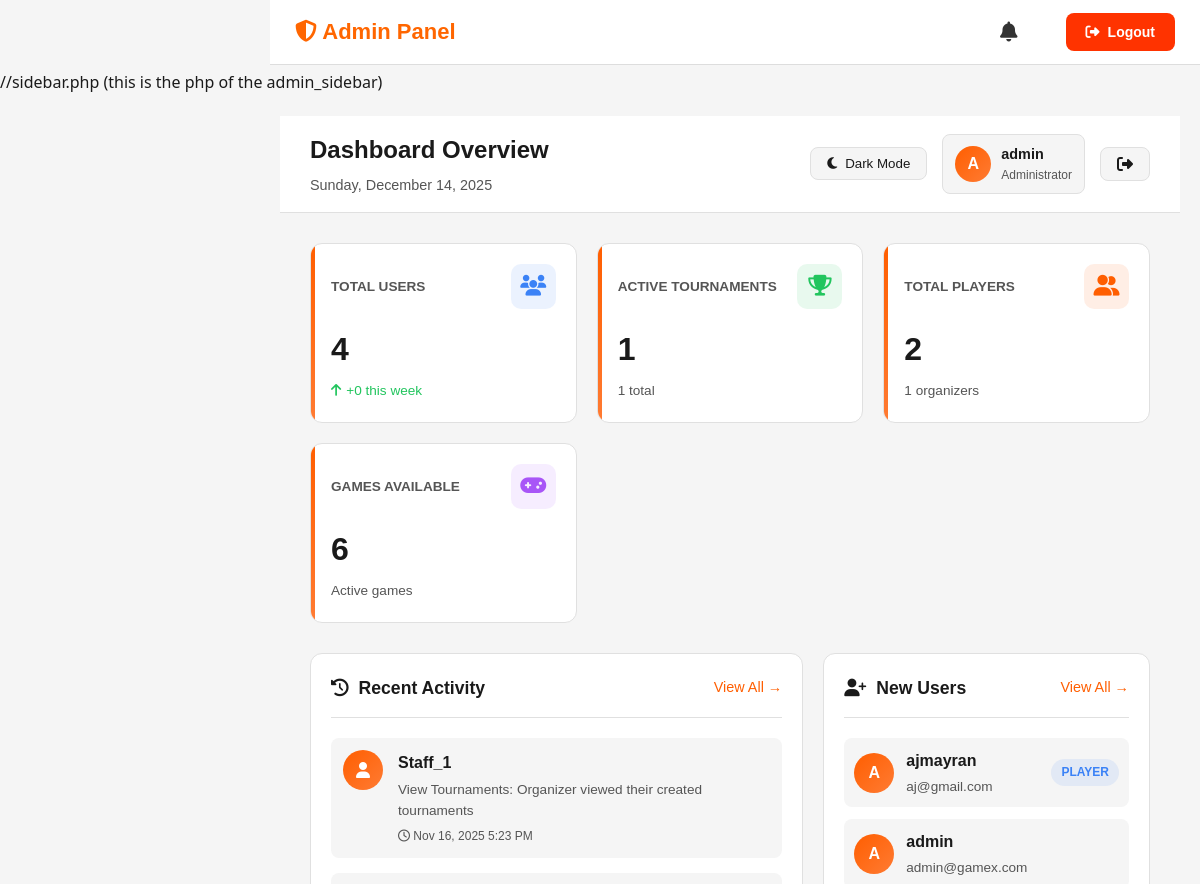
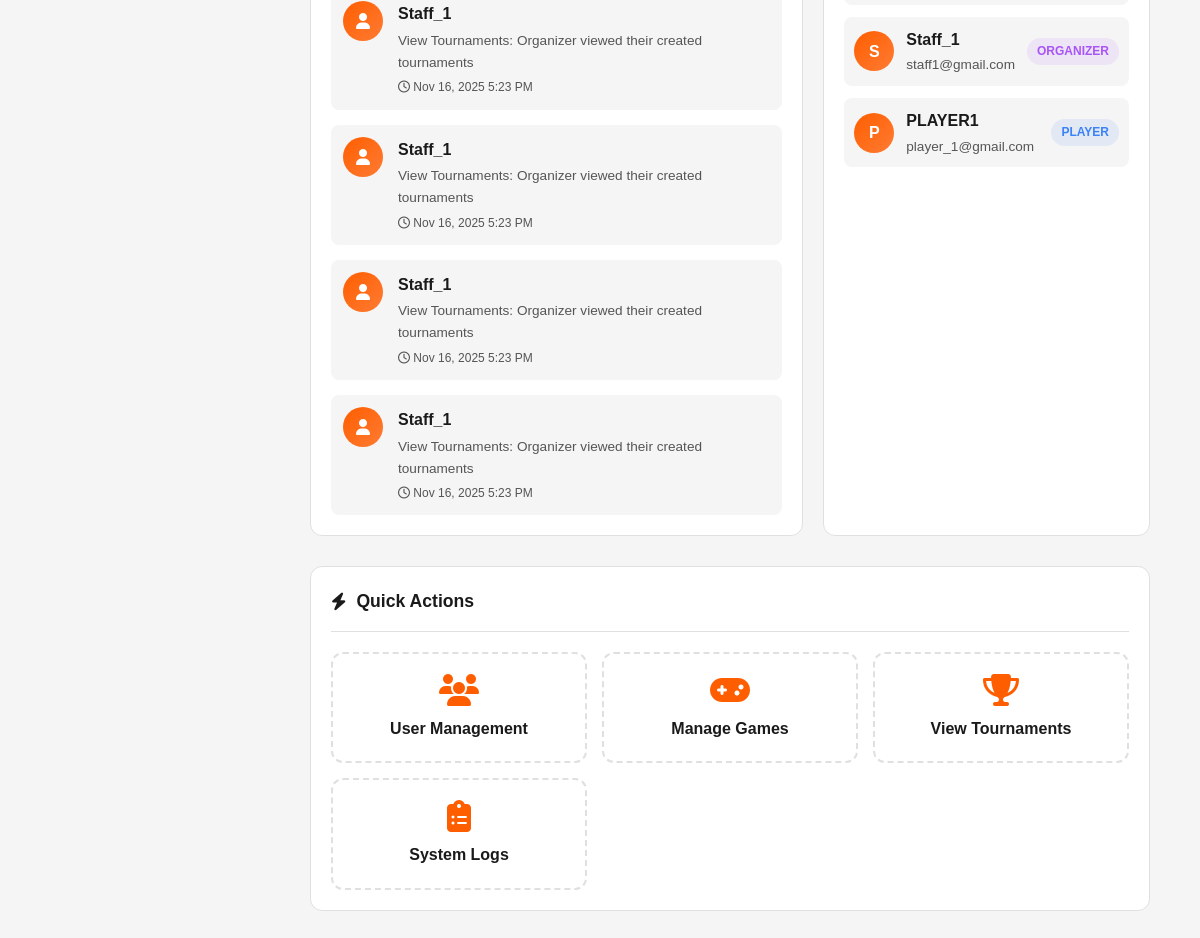
The app's page /TOURNAMENT/admin/admin_dashboard.php (signed in), older data (2 pictures, top to bottom).
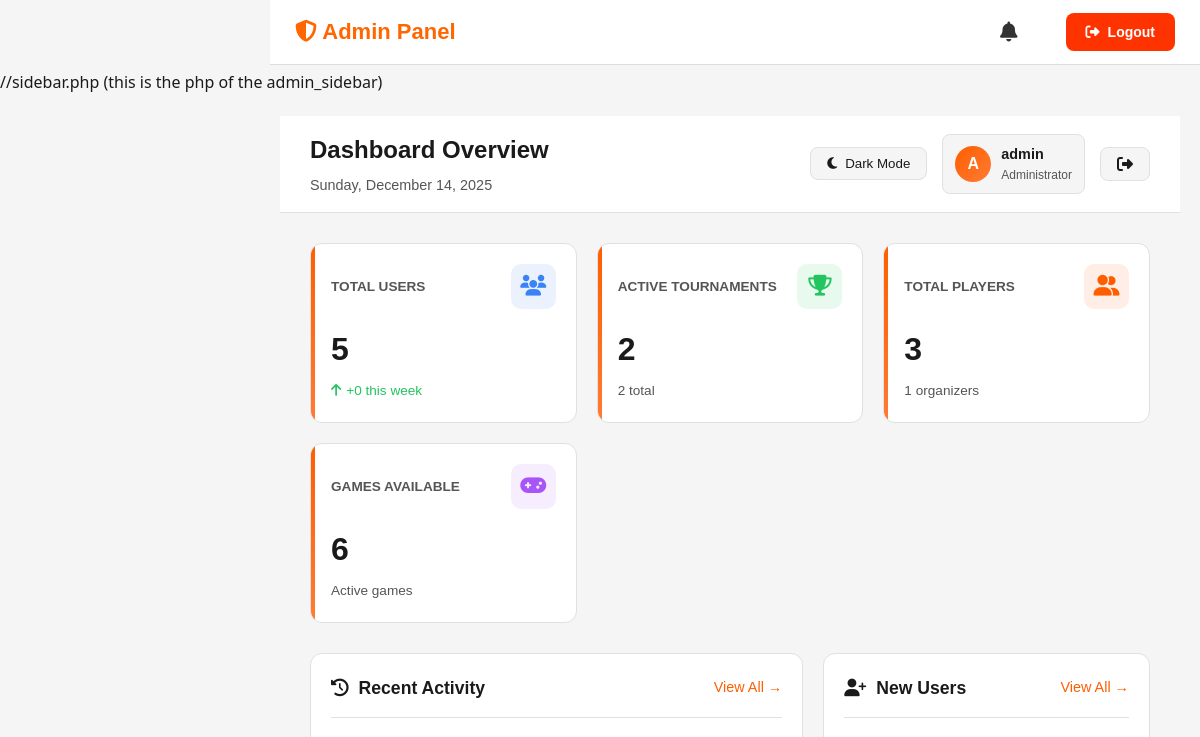
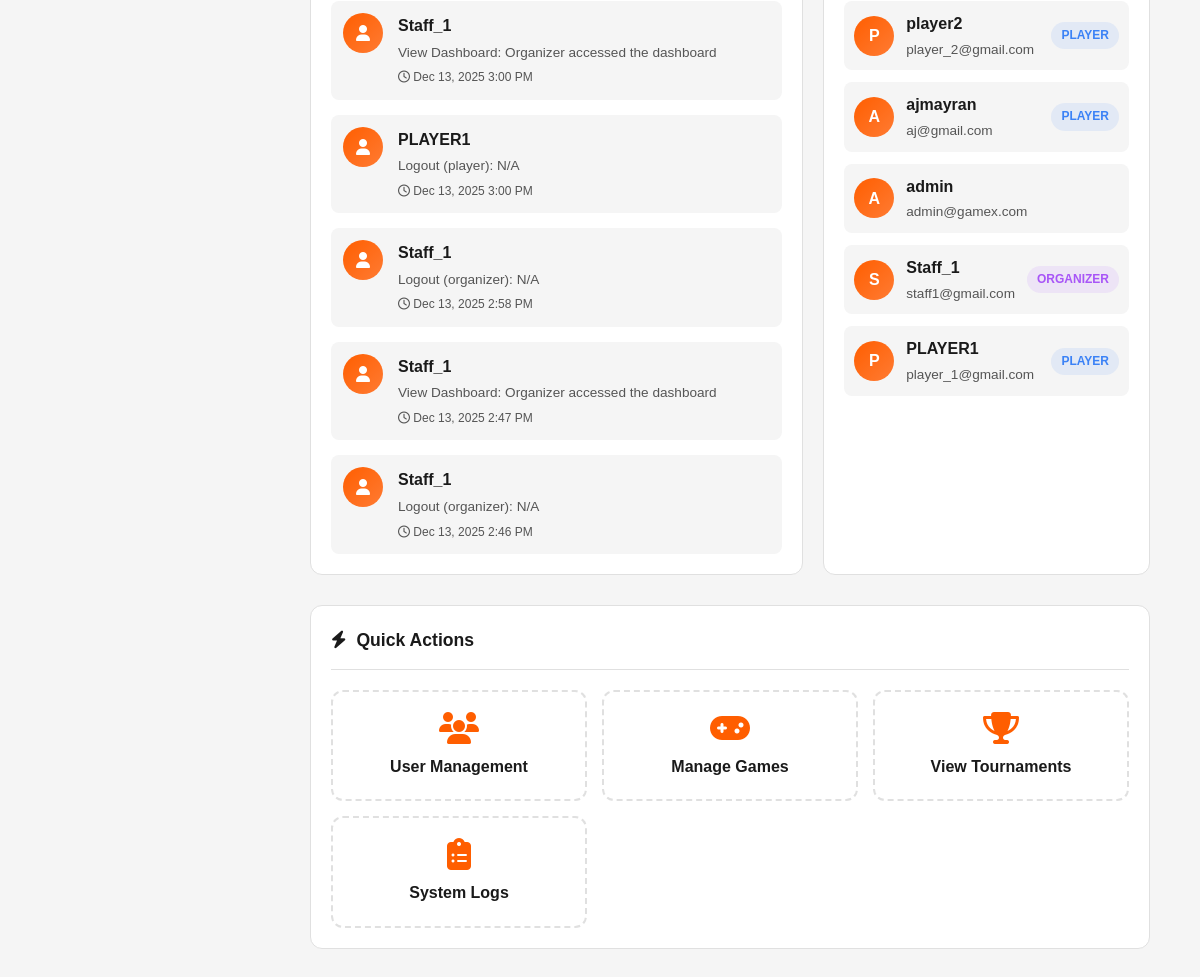
The same page, newer data (2 pictures, top to bottom).
### tables this page shows
CREATE TABLE `audit_logs` (
  `id` int(11) NOT NULL,
  `account_id` int(11) DEFAULT NULL,
  `action` varchar(255) DEFAULT NULL,
  `details` text DEFAULT NULL,
  `created_at` timestamp NOT NULL DEFAULT current_timestamp()
);

CREATE TABLE `accounts` (
  `account_id` int(11) NOT NULL,
  `username` varchar(50) NOT NULL,
  `email` varchar(100) NOT NULL,
  `password` varchar(255) NOT NULL,
  `role` enum('organizer','player') DEFAULT NULL,
  `fullname` varchar(100) DEFAULT NULL,
  `team` varchar(100) DEFAULT NULL,
  `age` int(11) DEFAULT NULL,
  `is_admin` tinyint(1) NOT NULL DEFAULT 0,
  `account_status` enum('active','suspended','pending') DEFAULT 'active',
  `created_at` timestamp NOT NULL DEFAULT current_timestamp(),
  `notify_updates` tinyint(1) NOT NULL DEFAULT 1,
  `notify_tournaments` tinyint(1) NOT NULL DEFAULT 1
);

### TOURNAMENT/admin/admin_dashboard.php (the view, shortened to what the changed rows need)
<?php
require_once "../backend/helpers/log_activity.php";
try {
  $accounts = $conn->query("SELECT COUNT(*) FROM accounts")->fetchColumn();
  $tournaments = $conn->query("SELECT COUNT(*) FROM tournaments")->fetchColumn();
  $players = $conn->query("SELECT COUNT(*) FROM accounts WHERE role = 'player'")->fetchColumn();
  $organizers = $conn->query("SELECT COUNT(*) FROM accounts WHERE role = 'organizer'")->fetchColumn();
  $active_tournaments = $conn->query("SELECT COUNT(*) FROM tournaments WHERE status = 'open'")->fetchColumn();
  $recent_users = $conn->query("SELECT COUNT(*) FROM accounts WHERE created_at >= DATE_SUB(NOW(), INTERVAL 7 DAY)")->fetchColumn();
  $recent_activity = [];
  try {
      $stmt = $conn->query("SELECT al.*, a.username FROM audit_logs al
                            JOIN accounts a ON al.account_id = a.account_id
                            ORDER BY al.created_at DESC LIMIT 5");
      $recent_activity = $stmt->fetchAll(PDO::FETCH_ASSOC);
  } catch (PDOException $e) {
  }
  $recent_accounts = $conn->query("SELECT username, email, role, created_at FROM accounts ORDER BY created_at DESC LIMIT 5")->fetchAll(PDO::FETCH_ASSOC);
} catch (PDOException $e) {
  die("Database error: " . htmlspecialchars($e->getMessage()));
}
?>
<!DOCTYPE html>
<html lang="en">
<head>
  <link rel="stylesheet" href="../assets/css/common.css">
  <link rel="stylesheet" href="https://cdnjs.cloudflare.com/ajax/libs/font-awesome/6.4.0/css/all.min.css" />
</head>
<body>
  <body>
<?php include "../includes/admin/admin_header.php"; ?>
<?php include "../includes/admin/sidebar.php"; ?>
  <div class="main-content">
    <div class="top-bar">
      <div class="top-bar-left">
        <h2>Dashboard Overview</h2>
      </div>
    </div>
    <div class="dashboard-content">
      <div class="stats-grid">
        <div class="stat-card">
          <div class="stat-header">
            <div class="stat-title">Total Users</div>
            <div class="stat-icon blue">
            </div>
          </div>
          <div class="stat-value"><?= number_format($accounts) ?></div>
          <div class="stat-change positive">
            <i class="fas fa-arrow-up"></i>
            <span>+<?= $recent_users ?> this week</span>
          </div>
        </div>
        <div class="stat-card">
          <div class="stat-header">
            <div class="stat-title">Active Tournaments</div>
            <div class="stat-icon green">
            </div>
          </div>
          <div class="stat-value"><?= number_format($active_tournaments) ?></div>
          <div class="stat-change">
            <span><?= number_format($tournaments) ?> total</span>
          </div>
        </div>
        <div class="stat-card">
          <div class="stat-header">
            <div class="stat-title">Total Players</div>
            <div class="stat-icon orange">
            </div>
          </div>
          <div class="stat-value"><?= number_format($players) ?></div>
          <div class="stat-change">
            <span><?= number_format($organizers) ?> organizers</span>
          </div>
        </div>
      </div>
      <div class="content-grid">
        <div class="card">
          <div class="activity-list">
            <?php if (count($recent_activity) > 0): ?>
              <?php foreach ($recent_activity as $activity): ?>
                <div class="activity-item">
                  <div class="activity-icon">
                    <i class="fas fa-user"></i>
                  </div>
                  <div class="activity-content">
                    <div class="activity-title"><?= htmlspecialchars($activity['username']) ?></div>
                    <div class="activity-desc"><?= htmlspecialchars($activity['action']) ?>: <?= htmlspecialchars($activity['details'] ?? '') ?></div>
                    <div class="activity-time">
                      <i class="far fa-clock"></i>
                      <?= date('M j, Y g:i A', strtotime($activity['created_at'])) ?>
                    </div>
                  </div>
                </div>
              <?php endforeach; ?>
            <?php endif; ?>
          </div>
        </div>
        <div class="card">
          <div class="users-list">
            <?php foreach ($recent_accounts as $account): ?>
              <div class="user-item">
                <div class="user-item-avatar"><?= strtoupper(substr($account['username'], 0, 1)) ?></div>
                <div class="user-item-info">
                  <div class="user-item-name"><?= htmlspecialchars($account['username']) ?></div>
                  <div class="user-item-email"><?= htmlspecialchars($account['email']) ?></div>
                </div>
                <div class="user-item-badge <?= $account['role'] ?>"><?= $account['role'] ?></div>
              </div>
            <?php endforeach; ?>
          </div>
        </div>
      </div>
    </div>
  </div>
</body>
</html>

Row changes from the older to the newer data that the page shows:
no longer on this page (row unchanged): audit_logs: account.username "Staff_1", action "View Tournaments", details "Organizer viewed their created tournaments", created_at "Nov 16, 2025 5:23 PM"
no longer on this page (row unchanged): audit_logs: account.username "Staff_1", action "View Tournaments", details "Organizer viewed their created tournaments", created_at "Nov 16, 2025 5:23 PM"
no longer on this page (row unchanged): audit_logs: account.username "Staff_1", action "View Tournaments", details "Organizer viewed their created tournaments", created_at "Nov 16, 2025 5:23 PM"
no longer on this page (row unchanged): audit_logs: account.username "Staff_1", action "View Tournaments", details "Organizer viewed their created tournaments", created_at "Nov 16, 2025 5:23 PM"
no longer on this page (row unchanged): audit_logs: account.username "Staff_1", action "View Tournaments", details "Organizer viewed their created tournaments", created_at "Nov 16, 2025 5:23 PM"
added audit_logs: account.username "Staff_1", action "View Dashboard", details "Organizer accessed the dashboard", created_at "Dec 13, 2025 3:00 PM"
added audit_logs: account.username "PLAYER1", action "Logout (player)", details "N/A", created_at "Dec 13, 2025 3:00 PM"
added audit_logs: account.username "Staff_1", action "Logout (organizer)", details "N/A", created_at "Dec 13, 2025 2:58 PM"
added audit_logs: account.username "Staff_1", action "View Dashboard", details "Organizer accessed the dashboard", created_at "Dec 13, 2025 2:47 PM"
added audit_logs: account.username "Staff_1", action "Logout (organizer)", details "N/A", created_at "Dec 13, 2025 2:46 PM"
added accounts: username "P", username "player2", email "player_2@gmail.com", role "PLAYER"
Text that changed along with them:
$accounts: "4" → "5"
$active_tournaments: "1" → "2"
$tournaments: "1" → "2"
$players: "2" → "3"
